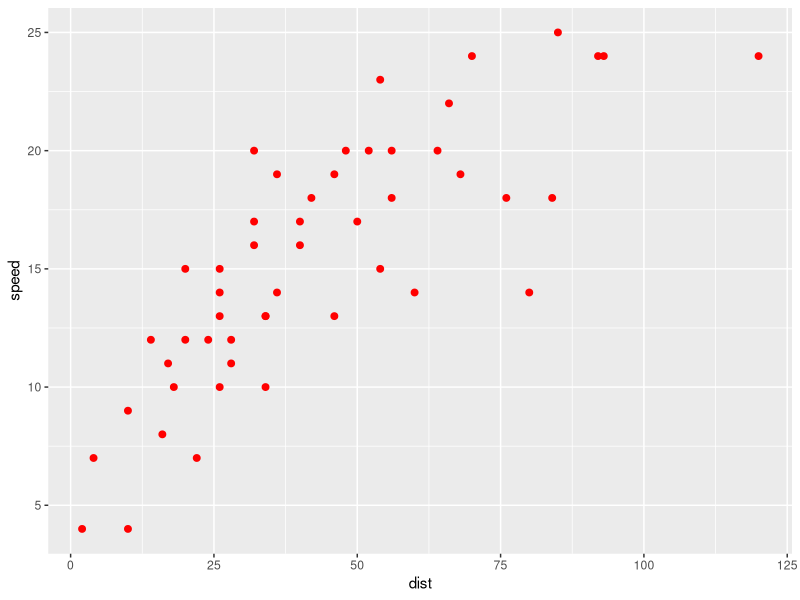

Write R code to recreate this figure.
## ---- chunk 1
library(tidyverse)

knitr::opts_chunk$set(
  cache.path ='cache/',
  fig.path   ='figure/',
  fig.align  ='center',
  fig.retina = 2
)
## ---- chunk 2
ftps <- 1.467 * cars$speed # convert to ft per second
seconds_to_stop <- cars$dist / ftps 
summary(seconds_to_stop)
## ---- chunk 3
knitr::opts_current$get("label")
cat("This has chunk label 'unnamed-chunk-1'")
## ---- chunk 4
knitr::opts_current$get("label")
cat("This has chunk label [[TODO]]")
## ---- chunk 5
ggplot(cars, aes(dist, speed)) + 
  geom_point(color = "red", size = 2)
## ---- chunk 6
# this adds numbers 
1 + 1
## ---- chunk 7

## ---- chunk 8

